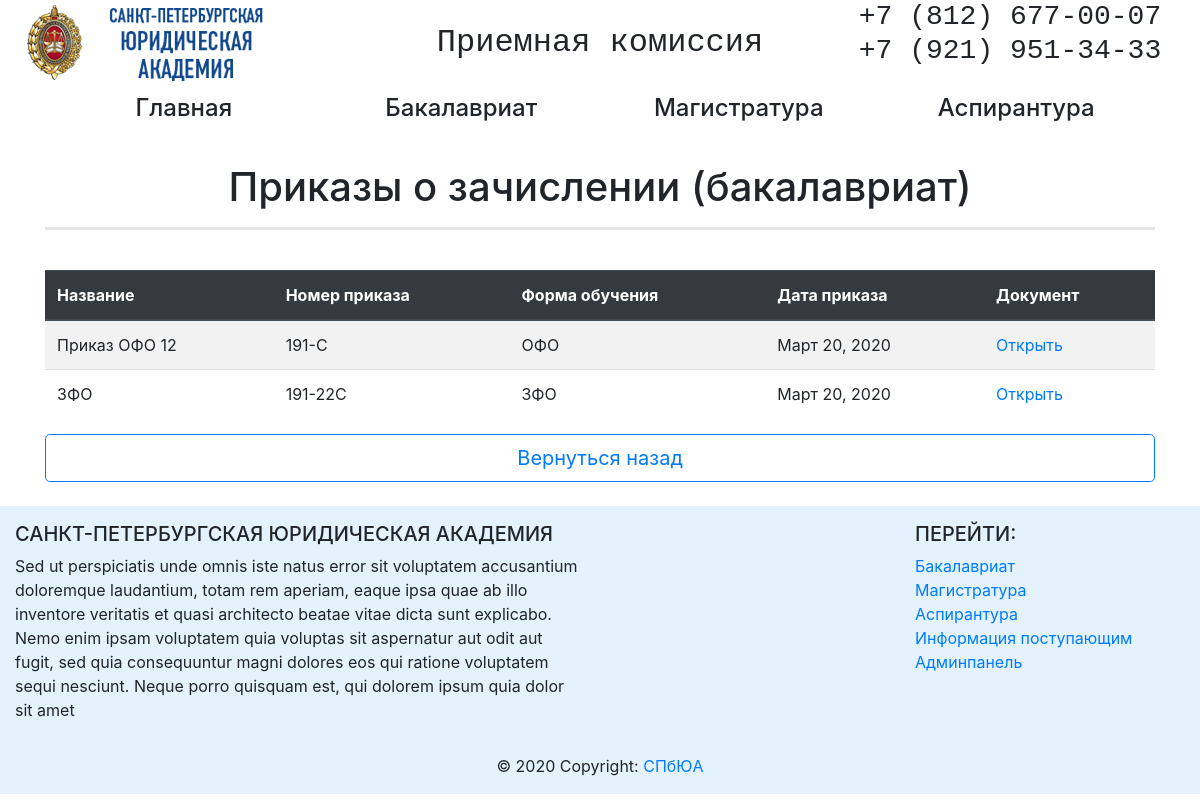
Page /abitur/bak/order_bak/ on the earlier database version.
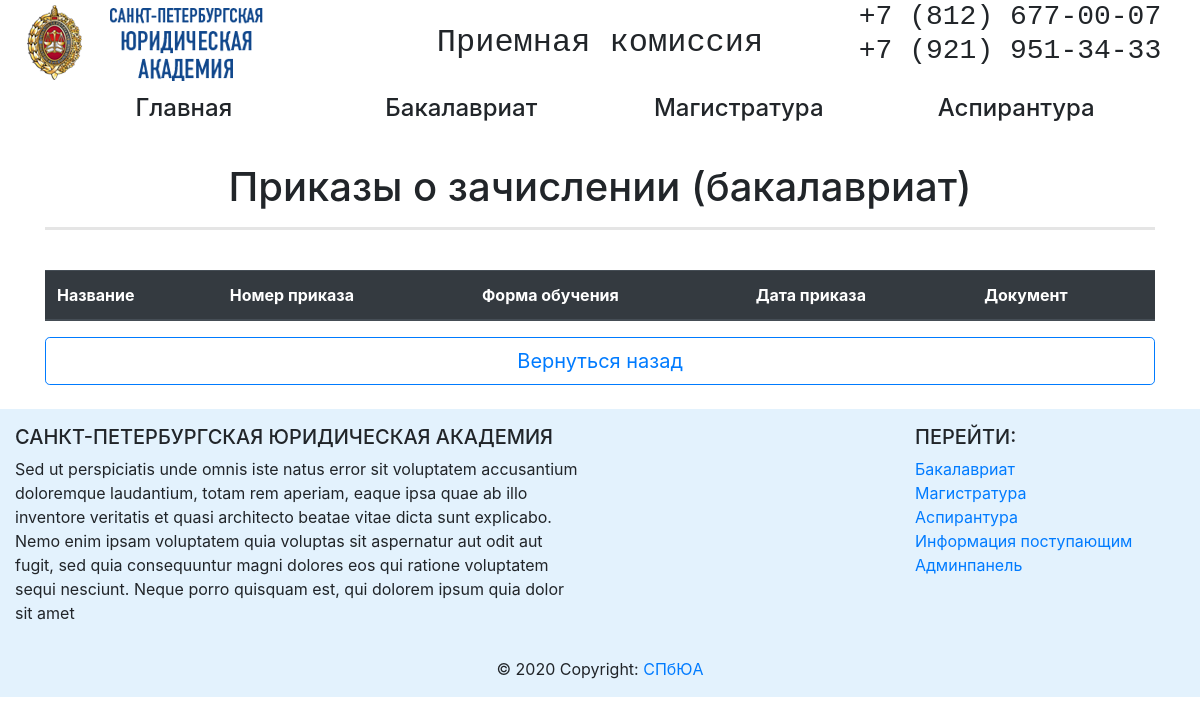
Same page on the later database version.
### abitur/models.py (models this page shows, shortened)
class Orders(models.Model):
    name_order = models.CharField(max_length=256, verbose_name='Название')
    number_order = models.CharField(max_length=64, verbose_name='Номер документа')
    educational_form = models.ForeignKey('EducationalForm', on_delete=models.PROTECT, related_name='linked_orders', verbose_name='Форма обучения')
    date_pub = models.DateTimeField(auto_now_add=True)
    date_order = models.DateField(verbose_name='Дата создания приказа')
    file = models.FileField(upload_to='files', verbose_name='Файл')
    class Meta:
        verbose_name = 'Приказ о зачислении(бакалавриат)'
        verbose_name_plural = 'Приказы о зачислении - БАКАЛАВРИАТ'

class EducationalForm(models.Model):
    name_educational_form = models.CharField(max_length=64)
    def __str__(self):
        return self.name_educational_form

### abitur/views.py (the view)
# urls.py: path('bak/order_bak/', order_bak, name='order_bak_url'),
def order_bak(request):
    educational_form = EducationalForm.objects.all()
    return render(request, 'abitur/bak/order_bak.html', context={'educational_form': educational_form})

### abitur/templates/abitur/bak/order_bak.html (shortened to what this page needs)
{% extends 'abitur/base_abitur.html' %}
{% block content %}
<div class="container">
    <br>
    <h1 align="center">Приказы о зачислении (бакалавриат)</h1>
    <hr style="border-width: 3px;">
    <br>
    <div class="table-response">
        <table class="table table-border table-hover table-striped">
            <thead class="thead-dark">
            <tr>
                <th>Название</th>
                <th>Номер приказа</th>
                <th>Форма обучения</th>
                <th>Дата приказа</th>
                <th>Документ</th>
            </tr>
            </thead>
            {%for educational_form in educational_form %}
            {%for orders in educational_form.linked_orders.all %}
            <tr>
                <td>{{ orders.name_order }}</td>
                <td>{{ orders.number_order }}</td>
                <td>{{ orders.educational_form }}</td>
                <td>{{ orders.date_order }}</td>
                <td><a href=" {{orders.file.url}} " rel="noopener" target="_blank">Открыть</a></td>
            </tr>
            {% endfor %}
            {% endfor %}
        </table>
    </div>
    <div align="center">
        <button type="button" onclick="history.back();" class="btn btn-lg btn-block btn-outline-primary">Вернуться назад </button>
    </div>
    <br>
</div>
{% endblock %}

### abitur/templates/abitur/base_abitur.html
{% extends 'base.html' %}

### templates/base.html (shortened to what this page needs)
<!DOCTYPE html>
<html lang="en">
<head>
    {% load static %}
    <link rel="stylesheet" href="{% static 'css/bootstrap.min.css'%}" type="text/css">
    <link rel="stylesheet" href="{% static 'css/bootstrap-reboot.css'%}" type="text/css">
    <link rel="stylesheet" href="{% static 'css/bootstrap-grid.min.css'%}" type="text/css">
    <link rel="stylesheet" href="{% static 'css/mycss.css'%}" type="text/css">
</head>
<body>
<div class="row">
    <div class="col-md-4">
        <a class="navbar-brand" href="https://jurac.ru/">
            {% load static %}
            <img src="{% static 'image/logo.png'%} " class="d-inline-block align-top" alt="">
        </a>
    </div>
    <div class="col-md-4">
        <br>
        <h2 class="text-monospace text-center">Приемная комиссия</h2>
    </div>
    <div class="col-md-4">
        <h3 class="text-monospace text-center">+7 (812) 677-00-07<br>
            +7 (921) 951-34-33</h3>
    </div>
</div>
{% load static %}
<nav class="navbar navbar-expand-md navbar-light sticky-top" style="background-image: url({% static 'image/grad-menu.jpg'%}">
    <div class="collapse navbar-collapse" id="collapsibleNavbar">
        <div class="container" style="text-align : center;">
            <div class="col-md-3">
                <a  href="/abitur/">  <h4 class="text-body">Главная</h4></a>
            </div>
            <div class="col-md-3">
                <a href="{% url 'bakPage_url' %}">  <h4 class=" text-body">Бакалавриат</h4></a>
            </div>
            <div class="col-md-3">
                <a  href="{% url 'mag_page_url' %}">  <h4 class="text-body">Магистратура</h4></a>
            </div>
            <div class="col-md-3">
                <a  href="{% url 'asp_page_url' %}">  <h4 class="text-body">Аспирантура</h4></a>
            </div>
        </div>
    </div>
</nav>
<div class="container-fluid" >
    {% block content %}{% endblock %}
</div>
</body>
<footer class="page-footer font-small blue pt-3" style="background-color: #e3f2fd;">
    <div class="container-fluid text-center text-md-left">
        <div class="row">
            <div class="col-md-6 mt-md-0 mt-3">
                <h5 class="text-uppercase">Санкт-Петербургская юридическая академия</h5>
                <p>Sed ut perspiciatis unde omnis iste natus error sit voluptatem accusantium doloremque laudantium, totam rem aperiam, eaque ipsa quae ab illo inventore veritatis et quasi architecto beatae vitae dicta sunt explicabo. Nemo enim ipsam voluptatem quia voluptas sit aspernatur aut odit aut fugit, sed quia consequuntur magni dolores eos qui ratione voluptatem sequi nesciunt. Neque porro quisquam est, qui dolorem ipsum quia dolor sit amet</p>
            </div>
            <div class="col-md-3 mb-md-0 mb-3">
            </div>
            <div class="col-md-3 mb-md-0 mb-3">
                <h5 class="text-uppercase">Перейти:</h5>
                <ul class="list-unstyled">
                    <li>
                        <a href="{% url 'bakPage_url' %}">Бакалавриат</a>
                    </li>
                    <li>
                        <a href="{% url 'mag_page_url' %}">Магистратура</a>
                    </li>
                    <li>
                        <a href="{% url 'asp_page_url' %}">Аспирантура</a>
                    </li>
                    <li>
                        <a href="{% url 'infoPage_url' %}">Информация поступающим</a>
                    </li>
                    <li>
                        <a href="/admin">Админпанель</a>
                    </li>
                </ul>
            </div>
        </div>
    </div>
    <div class="footer-copyright text-center py-3">© 2020 Copyright:
        <a href="https://jurac.ru"> СПбЮА</a>
    </div>
</footer>
</html>

Differences in the rows shown:
removed Orders: name_order "Приказ ОФО 12", number_order "191-С", educational_form "ОФО", date_order "Март 20, 2020"
removed Orders: name_order "ЗФО", number_order "191-22С", educational_form "ЗФО", date_order "Март 20, 2020"
